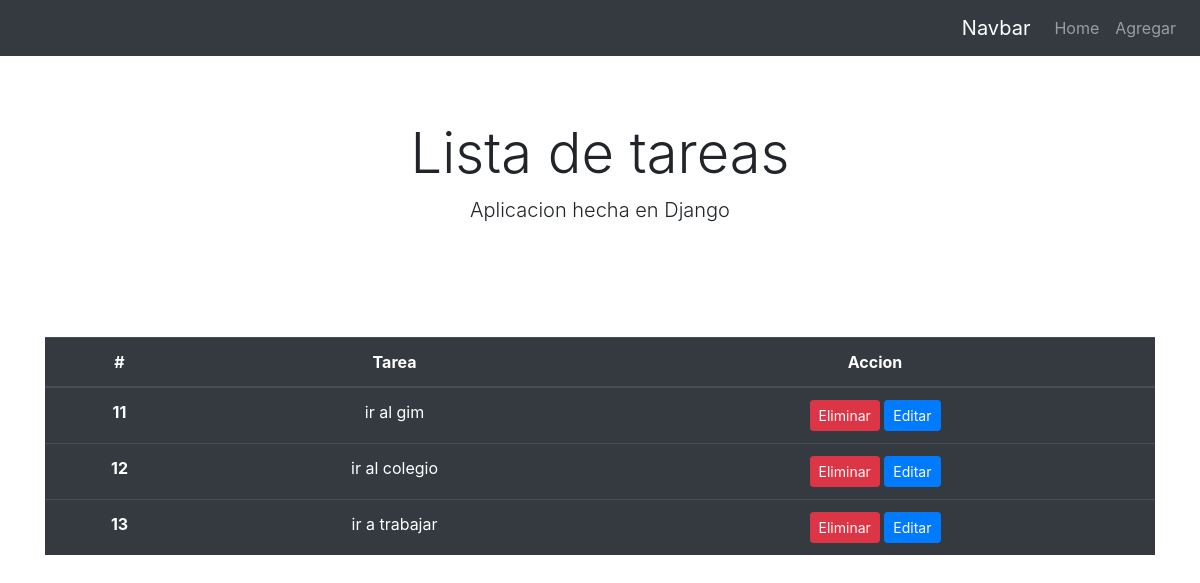
The app's page /, older data.
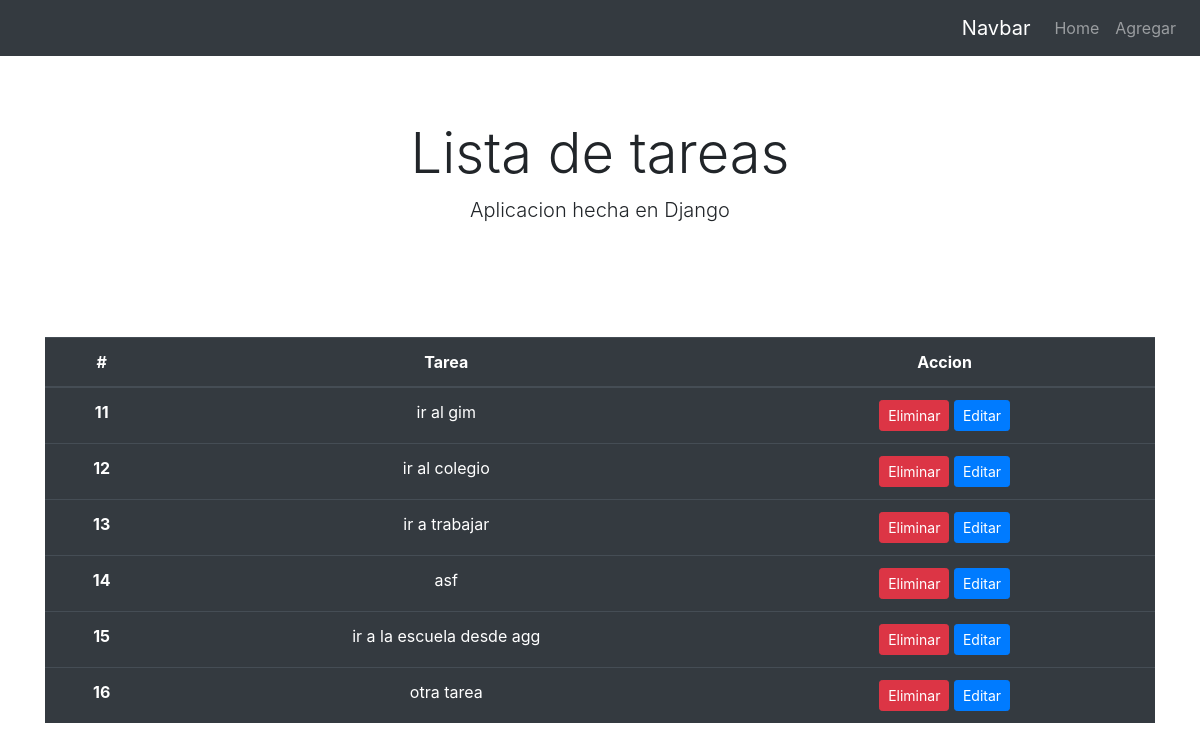
The same page, newer data.
### apptd/models.py (models this page shows)
class Tarea(models.Model):
    tarea = models.CharField(max_length=100)
    def __str__(self):
        return self.tarea

### apptd/views.py (the view)
# urls.py: path("", views.home, name="home"),
def home(request):
    tareas=Tarea.objects.all()
    context={'tareas':tareas}
    return render(request, 'apptd/home.html', context)

### apptd/templates/apptd/home.html
{% extends 'apptd/layout.html' %}
{% block content %}
<div class="container text-center">
<table class="table table-hover table-dark">
    <thead>
      <tr>
        <th scope="col">#</th>
        <th scope="col">Tarea</th>
        <th scope="col">Accion</th>
      </tr>
    </thead>
    <tbody>
        {% for tarea in tareas %}
      <tr>
        <th scope="row">{{ tarea.id }}</th>
        <td>{{ tarea }}</td>
        <td>
            <a class="btn btn-danger btn-sm" href="{% url 'eliminar' tarea.id %}">Eliminar</a>
            <a class="btn btn-primary btn-sm" href="{% url 'editar' tarea.id %}">Editar</a>
        </td>
      </tr>
      {% endfor %}
    </tbody>
  </table>
</div>
{% endblock %}

Row changes from the older to the newer data that the page shows:
added Tarea: id "14", tarea "asf"
added Tarea: id "15", tarea "ir a la escuela desde agg"
added Tarea: id "16", tarea "otra tarea"
